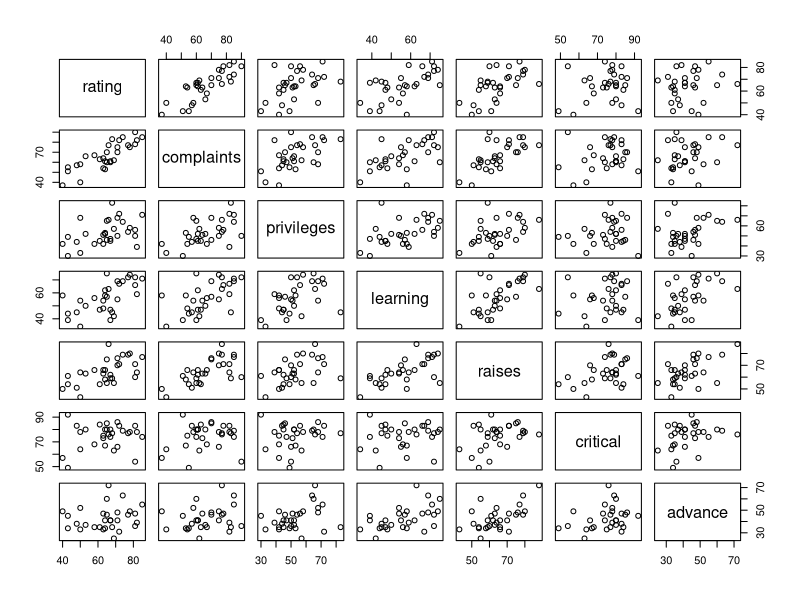
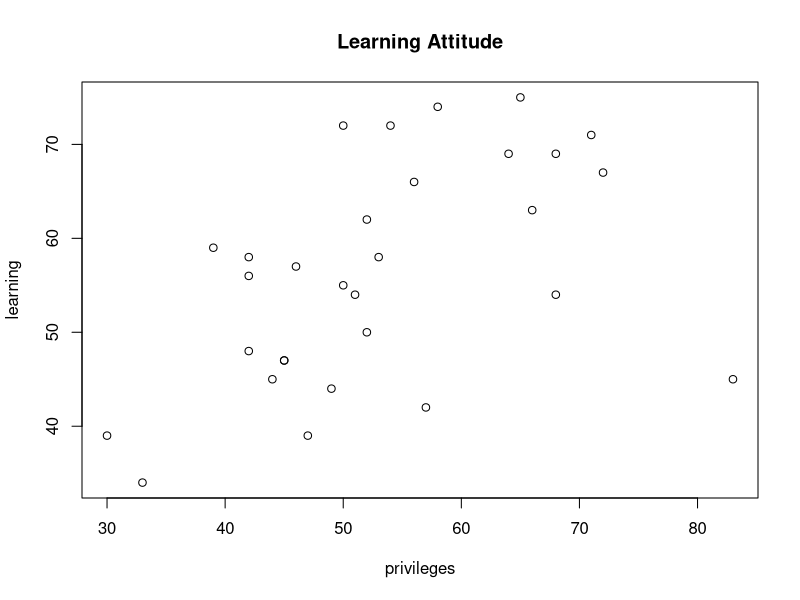

Here is the R script that generated these plots, in order:
## ---- chunk 1
knitr::opts_chunk$set(echo = TRUE)
## ---- chunk 2
library(datasets)
summary(attitude)
## ---- chunk 3
attitude[4]
(attitude$learning)
## ---- chunk 4
ls(attitude)
## ---- chunk 5
nrow(attitude)
## ---- chunk 6
ncol(attitude)
## ---- chunk 7
str(attitude)
## ---- chunk 8
head(attitude)
## ---- chunk 9
head(attitude, n=15)
## ---- chunk 10
head(attitude, n=-1)
## ---- chunk 11
tail(attitude)
## ---- chunk 12
tail(attitude, n=12)
## ---- chunk 13
tail(attitude, -1)
## ---- chunk 14
sapply(attitude, function(attitude) sum(is.na(attitude)))
## ---- chunk 15
length(attitude[is.na(attitude)])
## ---- chunk 16
plot(attitude) 
## ---- chunk 17
pdf(file="lab7plot.pdf")
with(attitude, plot(privileges, learning, main="Learning Attitude"))
